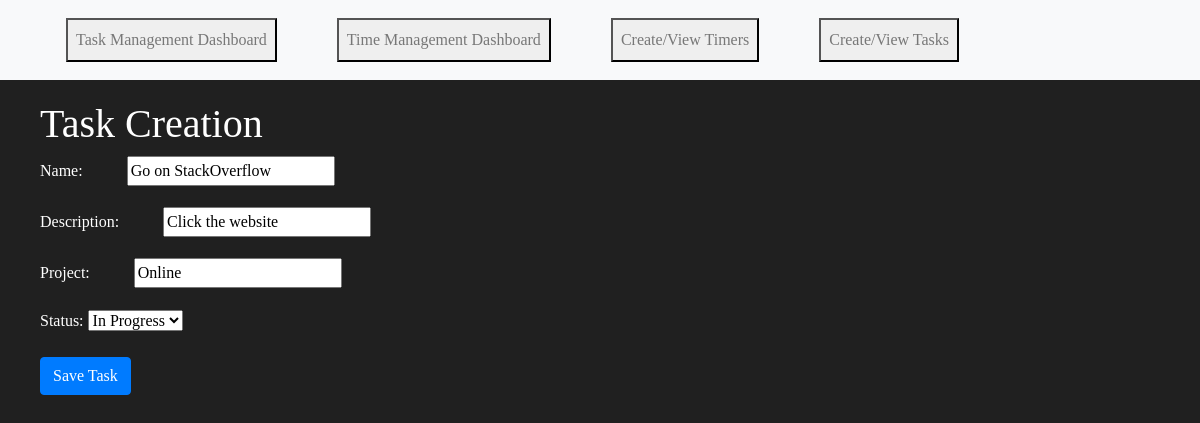
The app's page /10/update/ with its own data.
### tasks/models.py (models this page shows, shortened)
class Task(models.Model):
    CHOICES = [('C','Completed'),('F','In Progress')]
    name = models.CharField(max_length=200)
    description = models.CharField(max_length=200)
    project = models.CharField(max_length=200)
    status = models.CharField(choices=CHOICES, max_length=128)

### tasks/views.py (the view)
# urls.py: path('<int:pk>/update/', views.UpdateTaskView.as_view(), name='update'),
class UpdateTaskView(UpdateView):
    model = Task
    template_name = 'tasks/task_form.html'
    fields = ['name', 'description', 'project', 'status']
    success_url = "/"
    template_name_suffix = "_update_form"

### tasks/templates/tasks/task_form.html (shortened to what this page needs)
<!DOCTYPE html>
<html>
    <head>
        {% load static %}
        <link rel="stylesheet" href="https://stackpath.bootstrapcdn.com/bootstrap/4.3.1/css/bootstrap.min.css">
    </head>
    <body>
      <nav class="navbar navbar-expand-lg navbar-light bg-light">
        <div class="collapse navbar-collapse" id="navbarSupportedContent">
          <ul class="navbar-nav mr-auto">
            <li class = "nav-item">
              <button class = "nav-link" onclick="dayAndWeekTask()">Task Management Dashboard</button>
            </li>
            <li class = "nav-item">
              <button class = "nav-link" onclick="dayAndWeek()">Time Management Dashboard</button>
            </li>
            <li class = "nav-item">
              <button class = "nav-link" onclick="goTimerList()">Create/View Timers</button>
            </li>
            <li class = "nav-item">
              <button class = "nav-link" onclick="goHome()">Create/View Tasks</button>
            </li>
          </ul>
        </div>
      </nav>
        <h1>Task Creation</h1>
        <form method="POST" enctype="multipart/form-data">
            {{ form.as_p }}
            <button type="submit" onclick = "" class="btn btn-primary">Save Task</button>
        </form>
    </body>
</html>

### tasks/templates/tasks/task_form.html (style rules this page uses)
body { background: #202020; color: white; }
li { padding: 10px; }
h1, h3, h5, li, input, form { font-family: Garamond; margin-left: 40px; }
h1 { margin-top: 20px; }

### records on screen
Task: name "Go on StackOverflow", description "Click the website", project "Online", status "In Progress"
